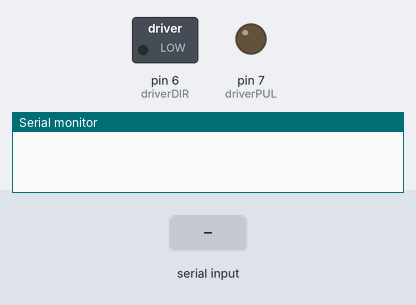
This sketch was run on a simulated Arduino Uno, built with avr-gcc and run on an emulated ATmega328P. On the bench: switched loads named in the sketch (green lamp = pin HIGH), output pins drawn as LEDs (lit = HIGH), the last lines printed to the serial monitor. Inputs (shaded band) come from the test bench.

Above: at 1.2 s.
1.3 s: "F" received over Serial
At 3.5 s:
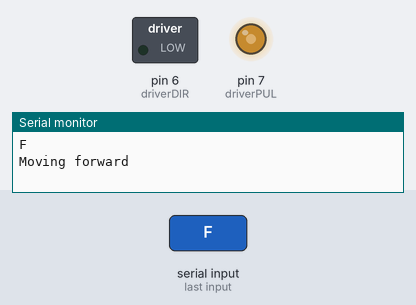
3.8 s: "B" received over Serial
At 6.3 s:
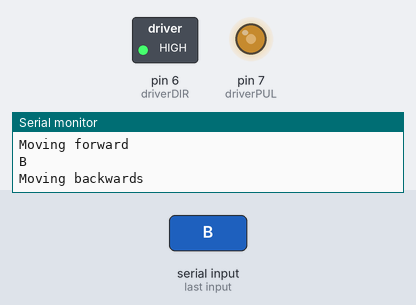
At 8.1 s:
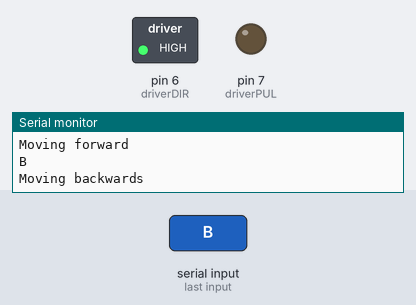
Timing chart, 0 to 9.6 s (numbered marks = the images above; inputs shaded):
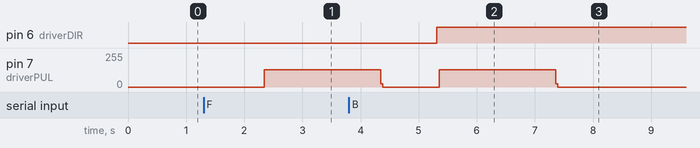

The sketch:

bigMotorControl.ino
```cpp
//int reverseSwitch = 2;  // Push button for reverse
int driverPUL = 7;    // PUL- pin
int driverDIR = 6;    // DIR- pinint spd = A0;     // Potentiometer

// Variables

int pd = 1000;       // Pulse Delay period
boolean setdir = LOW; // Set Direction
int num_rotations = 1;

char comm = 'e';
boolean newCommand = false;

void setup() {
  pinMode (driverPUL, OUTPUT);
  pinMode (driverDIR, OUTPUT);
  Serial.begin(9600);
}

void loop() {
    if ( Serial.available() > 0) {
    char data = Serial.read();
    Serial.println(data); //TODO: delete
    digitalWrite(13, HIGH);
    delay(1000);
    digitalWrite(13, LOW);
    comm = data;
    newCommand = true;
  }
  if (newCommand) {

    move(comm);
    newCommand = false;
  }
    //digitalWrite(driverDIR,setdir);
    //digitalWrite(driverPUL,HIGH);
    //delayMicroseconds(pd);
    //digitalWrite(driverPUL,LOW);
    //delayMicroseconds(pd);
}

void move(char command) {
  if (command == 'F') {
    Serial.println("Moving forward");
    for (int i = 0; i < 100 * num_rotations; i++) {
    //motorX.step(1);
      counterclockwise1();
    }
  } else if (command == 'B') {
    // move bacwards
    Serial.println("Moving backwards");
    for (int i = 0; i < 100  * num_rotations; i++) {
    //motorX.step(-1);
      clockwise1();
    }
  } else if (command == 'R') {
    // move right -> increase number of rotations by 1
    //Serial.println("Moving right");
    //for (int i = 0; i < 300; i++) {
    //motorY.step(1);
      //clockwise1();
    //}
    num_rotations += 1;
  } else if (command == 'L') {
    // move left -> decrease number of rotations by 1
    //Serial.println("Moving left");
    //for (int i = 0; i < 300; i++) {
    //motorY.step(-1);
    //  counterclockwise1();
    //}
    num_rotations -= 1;
  } else {
    Serial.println("Wrong command");
  }
}

void counterclockwise1 (){
    setdir = LOW;
    for (int i = 0; i < 10; i++)
    {
        digitalWrite(driverDIR,setdir);
        digitalWrite(driverPUL,HIGH);
        delayMicroseconds(pd);
        digitalWrite(driverPUL,LOW);
        delayMicroseconds(pd);
    }
}
/////////////////////////////////////////////////////////////////////////
void clockwise1(){
    setdir = HIGH;
    for (int i = 0; i < 10; i++)
    {
        digitalWrite(driverDIR,setdir);
        digitalWrite(driverPUL,HIGH);
        delayMicroseconds(pd);
        digitalWrite(driverPUL,LOW);
        delayMicroseconds(pd);
    }
}
```

Measured:
- after the input at 1.3 s, pin 7 (driverPUL): 0/255 → 128/255 after 1.0 s
- after the input at 3.8 s, pin 6 (driverDIR): LOW → HIGH after 1.5 s
